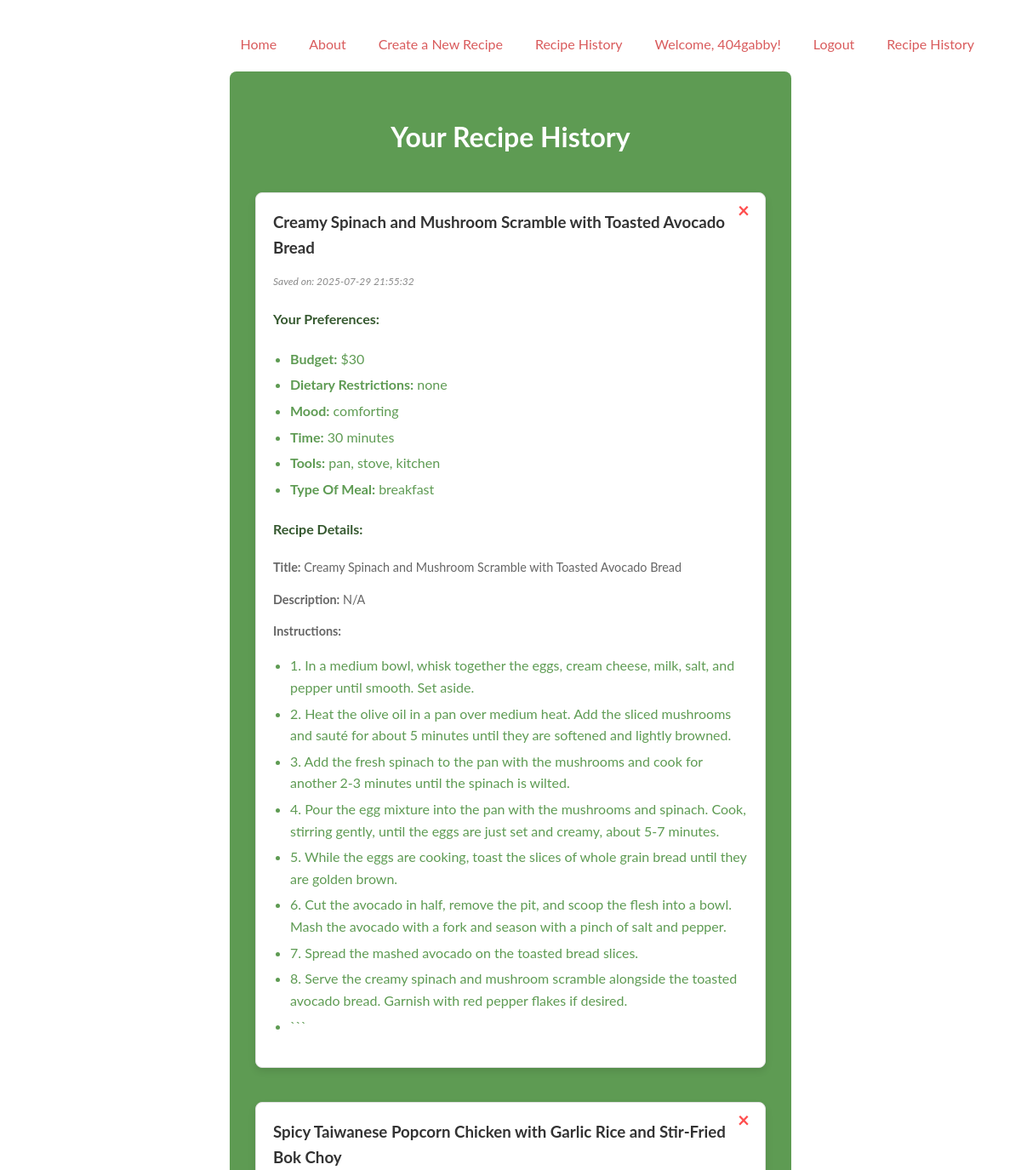
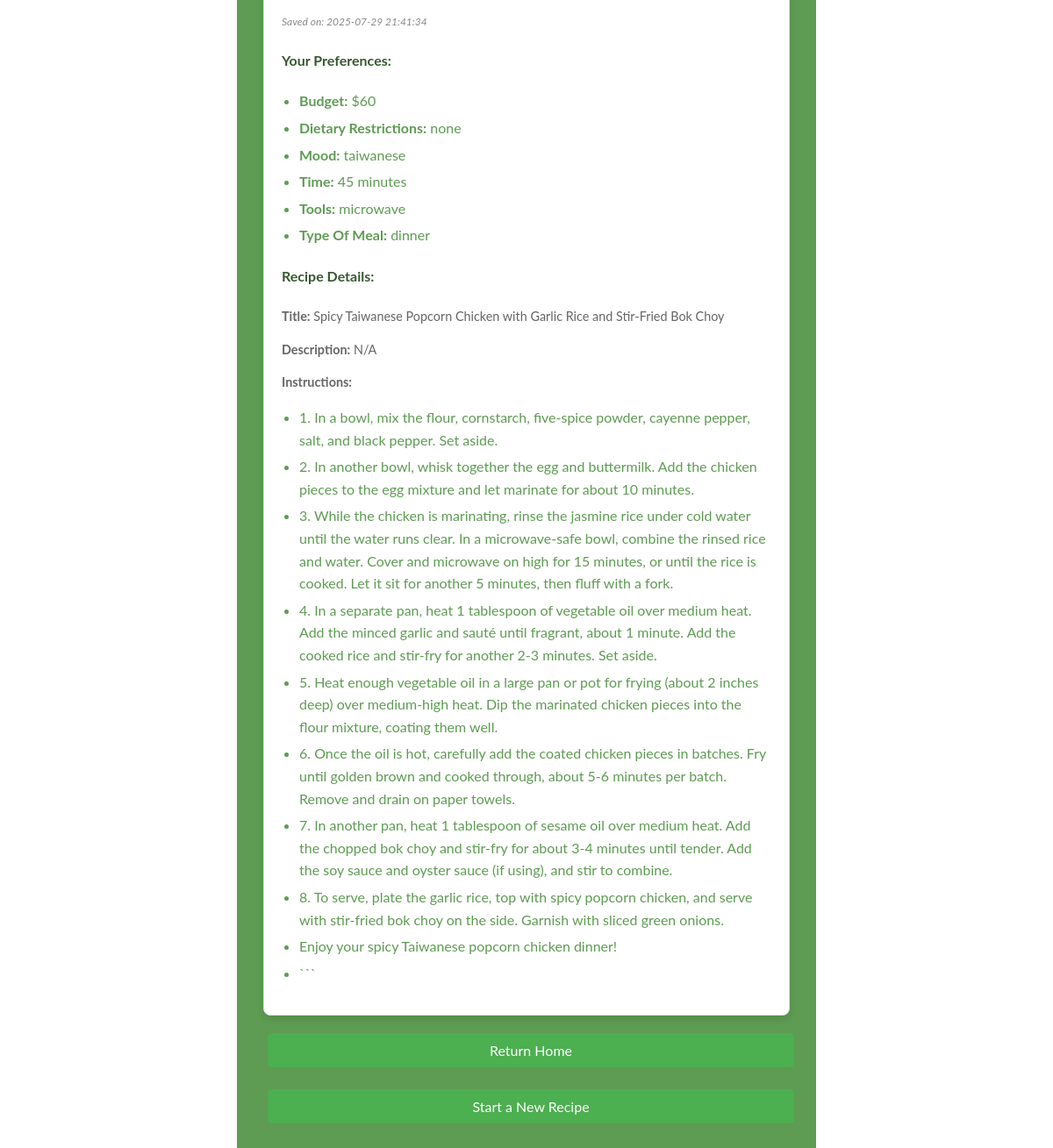
Screenshot of /history (signed in) with the database file from the repository (2 pictures, top to bottom).
### tables this page shows
CREATE TABLE meals (
                        id INTEGER PRIMARY KEY AUTOINCREMENT,
                        user_id INTEGER NOT NULL, -- This column must be explicitly defined
                        meal_idea TEXT NOT NULL,
                        user_inputs TEXT NOT NULL,
                        recipe_data TEXT NOT NULL,
                        timestamp DATETIME DEFAULT CURRENT_TIMESTAMP,
                        FOREIGN KEY (user_id) REFERENCES users (id) ON DELETE CASCADE
                    );

### app.py (the view)
@app.route('/history')
def view_history():
    if 'user_id' not in session:
        flash('Please login to view history.', 'warning')
        return redirect(url_for('login'))
    user_id = session['user_id']
    history = db.meal_history(user_id)
    return render_template('history.html', history_data=history)

### database.py (called while the page is built)
    @contextmanager
    def _get_connection(self, autocommit=True):
        conn = sqlite3.connect(self.db_name)
        conn.row_factory = sqlite3.Row # Allows accessing columns by name (e.g., row['id'])
        try:
            yield conn
            if autocommit:
                conn.commit()
        except sqlite3.Error as e:
            print(f"Database connection error: {e}")
            if conn:
                conn.rollback()
            raise # Re-raise the exception to be caught by the calling function/route
        finally:
            if conn:
                conn.close()

### templates/history.html (shortened to what this page needs)
<!DOCTYPE html>
<html lang="en">
<head>
    <link rel="stylesheet" href="{{ url_for('static', filename='css/style.css') }}">
</head>
<body>
    <nav>
        <ul class="nvbar">
            <li><a href="{{ url_for('index') }}">Home</a></li>
            <li><a href="{{ url_for('about') }}">About</a></li>
            <li><a href="{{ url_for('create_recipe_page') }}">Create a New Recipe</a></li>
            <li> <a href="{{ url_for('view_history') }}">Recipe History</a></li>
            {% if session.user_id %}
                <li>Welcome, {{ session.username }}!</li>
                <li><a href="{{ url_for('logout') }}">Logout</a></li>
            {% else %}
                <li><a href="{{ url_for('login') }}">Login</a></li>
                <li><a href="{{ url_for('register') }}">Register</a></li>
            {% endif %}
            <li><a href="{{ url_for('view_history') }}">Recipe History</a></li>
        </ul>
    </nav>
    <div class="container">
        <h1>Your Recipe History</h1>
        {% if history_data %}
            <div class="recipe-cards-container">
                {% for meal in history_data %}
                    <div class="recipe-card">
                        <h3>{{ meal.meal_idea }}</h3>
                        <p><small>Saved on: {{ meal.timestamp }}</small></p>
                        <h4>Your Preferences:</h4>
                        <ul>
                            {% for key, value in meal.user_inputs.items() %}
                                <li>
                                    <strong>{{ key.replace('_', ' ').title() }}:</strong>
                                    {% if value is iterable and not value is string %}
                                        {{ value | join(', ') }}
                                    {% else %}
                                        {{ value }}
                                    {% endif %}
                                </li>
                            {% endfor %}
                        </ul>
                        <h4>Recipe Details:</h4>
                        <p><strong>Title:</strong> {{ meal.recipe_data.title | default('N/A') }}</p>
                        <p><strong>Description:</strong> {{ meal.recipe_data.description | default('N/A') }}</p>
                        {% if meal.recipe_data.instructions %}
                        <p><strong>Instructions:</strong></p>
                         <ul>
                          {% for instruction in meal.recipe_data.instructions.split('\n') %}
                        {% if instruction.strip() %}
                         <li>{{ instruction | trim }}</li>
                        {% endif %}
                        {% endfor %}
                         </ul>
{% endif %}
                        <form action="{{ url_for('delete_meal', meal_id=meal.id) }}" method="POST" style="display:inline;">
                            <button type="submit" class="delete-btn" onclick="return confirm('Are you sure you want to delete \'{{ meal.meal_idea }}\'?');">
                                &times;
                            </button>
                        </form>
                    </div>
                {% endfor %}
            </div>
        {% else %}
            <p>No past meals found in your history.</p>
        {% endif %}
         <button class="dee"><a href="{{ url_for('index') }}">Return Home</a></button>
         <button class="dee"><a href="{{ url_for('create_recipe_page') }}">Start a New Recipe</a></button>
    </div>
</body>
</html>

### static/css/style.css (style rules this page uses)
body { font-family:'Lato', sans-serif; line-height: 1.6; margin: 0; padding: 20px; background-color:white; color: #333; }
.container { max-width: 600px; margin: 10px auto; background: #5E9B53; padding: 30px; border-radius: 8px; font-family:'Lato', sans-serif; }
nav { background-color: white; position: sticky; }
.container ul, h3 { color: #5E9B53; }
.container h1 { color: white; }
.nvbar { background-color: white; color: #D95B5C; list-style: none; display: flex; flex-direction: row; justify-content: right; }
.nvbar a { color: #D95B5C; }
.nvbar li { padding: 3px; padding-right: 35px; }
p { color: #D95B5C; }
h1, h2, h3 { text-align: center; margin-bottom: 20px; }
form { margin-top: 20px; font-family:'Lato', sans-serif; }
form button { display: block; width: 100%; padding: 12px; background-color: #326132; color: white; border: none; border-radius: 4px; font-size: 18px; cursor: pointer; transition: background-color 0.3s ease; font-family:'Lato', sans-serif; }
.recipe-card { background-color: #f9f9f9; border: 1px solid #e1e1e1; border-radius: 8px; padding: 25px; margin-top: 20px; font-family:'Lato', sans-serif; color: #35582f; }
.recipe-card h2, .recipe-card h3 { color: #3a802e; text-align: left; margin-bottom: 10px; }
.recipe-card ul, .recipe-card ol { padding-left: 20px; margin-bottom: 15px; }
.recipe-card li { margin-bottom: 5px; }
.recipe-card p { margin-bottom: 10px; }
a { text-decoration: none; font-family:'Lato', sans-serif; }
.dee { display: block; width: 100%; padding: 12px; margin: 5px; background-color: #326132; color: white; border: none; border-radius: 4px; font-size: 18px; cursor: pointer; transition: background-color 0.3s ease; font-family:'Lato', sans-serif; }
.dee a { color: white; }
.recipe-cards-container { display: grid; grid-template-columns: repeat(auto-fill, minmax(300px, 1fr)); gap: 20px; margin-top: 20px; }
.recipe-card { background-color: #ffffff; border: 1px solid #e0e0e0; border-radius: 8px; padding: 20px; box-shadow: 0 4px 8px rgba(0, 0, 0, 0.1); position: relative; transition: transform 0.2s ease-in-out; }
.recipe-card h3 { margin-top: 0; color: #333; }
.recipe-card p { font-size: 0.9em; color: #666; margin-bottom: 5px; }
.recipe-card small { display: block; margin-top: 10px; color: #888; font-style: italic; }
.delete-btn { background: none; border: none; color: #ff4d4d; font-size: 1.5em; font-weight: bold; cursor: pointer; position: absolute; top: 5px; right: 10px; padding: 5px; line-height: 1; transition: color 0.2s ease-in-out; border-radius: 50%; width: 30px; height: 30px; display: flex; justify-content: center; align-items: center; }
.dee { margin-top: 20px; padding: 10px 20px; background-color: #4CAF50; color: white; border: none; border-radius: 5px; cursor: pointer; font-size: 1em; transition: background-color 0.3s ease; }
.dee a { color: white; text-decoration: none; }
.dee { margin-top: 20px; padding: 10px 20px; background-color: #4CAF50; color: white; border: none; border-radius: 5px; cursor: pointer; font-size: 1em; transition: background-color 0.3s ease; text-decoration: none; display: inline-block; margin-right: 10px; }

### rows the page displays
meals: meal_idea "Creamy Spinach and Mushroom Scramble with Toasted Avocado Bread", timestamp "2025-07-29 21:55:32", replace "Budget" "Dietary Restrictions" "Mood" "Time" "Tools" "Type Of Meal", user_inputs "$30" "comforting" "30 minutes" "breakfast", value "none" "pan, stove, kitchen", recipe_data "Creamy Spinach and Mushroom Scramble with Toasted Avocado Bread", recipe_data.description "N/A", instruction "1. In a medium bowl, whisk together the eggs, cream cheese, milk, salt, and pepper until smooth. Set aside." "2. Heat the olive oil in a pan over medium heat. Add the sliced mushrooms and sauté for about 5 minutes until they are softened and lightly browned." "3. Add the fresh spinach to the pan with the mushrooms and cook for another 2-3 minutes until the spinach is wilted." "4. Pour the egg mixture into the pan with the mushrooms and spinach. Cook, stirring gently, until the eggs are just set and creamy, about 5-7 minutes." "5. While the eggs are cooking, toast the slices of whole grain bread until they are golden brown." "6. Cut the avocado in half, remove the pit, and scoop the flesh into a bowl. Mash the avocado with a fork and season with a pinch of salt and pepper." "7. Spread the mashed avocado on the toasted bread slices." "8. Serve the creamy spinach and mushroom scramble alongside the toasted avocado bread. Garnish with red pepper flakes if desired." "```"
meals: meal_idea "Spicy Taiwanese Popcorn Chicken with Garlic Rice and Stir-Fried Bok Choy", timestamp "2025-07-29 21:41:34", replace "Budget" "Dietary Restrictions" "Mood" "Time" "Tools" "Type Of Meal", user_inputs "$60" "taiwanese" "45 minutes" "dinner", value "none" "microwave", recipe_data "Spicy Taiwanese Popcorn Chicken with Garlic Rice and Stir-Fried Bok Choy", recipe_data.description "N/A", instruction "1. In a bowl, mix the flour, cornstarch, five-spice powder, cayenne pepper, salt, and black pepper. Set aside." "2. In another bowl, whisk together the egg and buttermilk. Add the chicken pieces to the egg mixture and let marinate for about 10 minutes." "3. While the chicken is marinating, rinse the jasmine rice under cold water until the water runs clear. In a microwave-safe bowl, combine the rinsed rice and water. Cover and microwave on high for 15 minutes, or until the rice is cooked. Let it sit for another 5 minutes, then fluff with a fork." "4. In a separate pan, heat 1 tablespoon of vegetable oil over medium heat. Add the minced garlic and sauté until fragrant, about 1 minute. Add the cooked rice and stir-fry for another 2-3 minutes. Set aside." "5. Heat enough vegetable oil in a large pan or pot for frying (about 2 inches deep) over medium-high heat. Dip the marinated chicken pieces into the flour mixture, coating them well." "6. Once the oil is hot, carefully add the coated chicken pieces in batches. Fry until golden brown and cooked through, about 5-6 minutes per batch. Remove and drain on paper towels." "7. In another pan, heat 1 tablespoon of sesame oil over medium heat. Add the chopped bok choy and stir-fry for about 3-4 minutes until tender. Add the soy sauce and oyster sauce (if using), and stir to combine." "8. To serve, plate the garlic rice, top with spicy popcorn chicken, and serve with stir-fried bok choy on the side. Garnish with sliced green onions." "Enjoy your spicy Taiwanese popcorn chicken dinner!" "```"

### other values shown
{{ session.username }} "404gabby"
